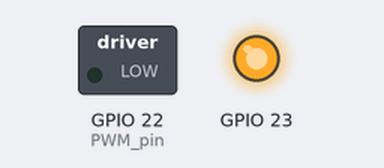
The sketch below on a simulated ESP32. Shown: switched loads named in the sketch (green lamp = pin HIGH), output pins drawn as LEDs (lit = HIGH).

Above: at 0.05 s.
At 3.85 s:
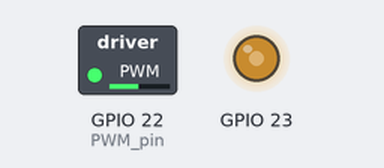
At 7.75 s:
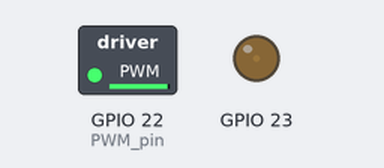
At 15.55 s:
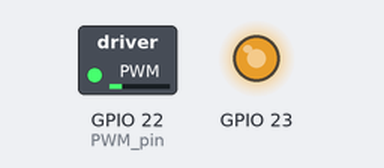
Timing chart, 0 to 23.6 s (numbered marks = the images above):
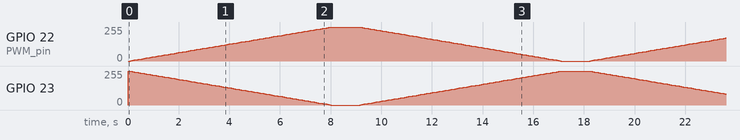

The sketch:

mcpwm_test_1.ino
```cpp
/*
 Name:		mcpwm_test_1.ino
 Created:	1/24/2021 12:21:02 PM
 Author:	Tim
*/

// the setup function runs once when you press reset or power the board
#include "PWM_Code.h"
void setup() {

}

// the loop function runs over and over again until power down or reset
void loop() {
	Main();
	return;
}
```

PWM_Code.cpp
```cpp
/*
 Name:			PWM_Code.cpp
 Created:		1/22/2021
 Last Modified:
 Author:		Tim Hachey & Jesse Federkiewicz
 Description:	Arduino first test library...
				quite the learning curve up in here
*/
#include "PWM_Code.h"
#include "driver/mcpwm.h"
#include "esp32-hal.h"
#include "HardwareSerial.h"
#include "driver/gpio.h"

// custom struct to hold several emuns that are needed for config/init/setting duty
typedef struct {
	mcpwm_unit_t unit;
	mcpwm_timer_t timer;
	mcpwm_operator_t opOut;
	mcpwm_io_signals_t signal;
	int PWM_pin;
	int encoder_pin;
}PWM_Motor_Settings;

// custom set duty function so we can pass one struct and duty
void SetDuty(PWM_Motor_Settings motor, float duty) {
	mcpwm_set_duty(motor.unit, motor.timer, motor.opOut, duty);
}

void Main() {

	// motor one PWM channel settings
	PWM_Motor_Settings m1;
	m1.unit = MCPWM_UNIT_0;   // m1 using pwm unit 0
	m1.timer = MCPWM_TIMER_0; // m1 using unit 0 timer 0
	m1.opOut = MCPWM_OPR_A;   // m1 on operator 0 output A
	m1.signal = MCPWM0A;      // sort of the same as above, needed for gpio_init
	m1.PWM_pin = 22;          // pwm for m1 on pin 22
	m1.encoder_pin = 34;

	// motor two PWM channel settings
	PWM_Motor_Settings m2;
	m2.unit = m1.unit;      // m2 shares unit with m1
	m2.timer = m1.timer;    // m2 shares timer with m1
	m2.opOut = MCPWM_OPR_B; // m2 on operator 0 output B
	m2.signal = MCPWM0B;    // needed for gpio_init
	m2.PWM_pin = 23;		// pwm for m1 on pin 22
	m2.encoder_pin = 35;

	// config for pwm unit 0 timer 0
	mcpwm_config_t pwmconf;
	pwmconf.frequency = 10000;				 // timer freq 10k
	pwmconf.duty_mode = MCPWM_DUTY_MODE_0;   // positive duty cycle
	pwmconf.counter_mode = MCPWM_UP_COUNTER; // timer up counter
	pwmconf.cmpr_a = 0;						 // initial duty of 0
	pwmconf.cmpr_b = 0;

	// init pwm module
	mcpwm_gpio_init(m1.unit, m1.signal, m1.PWM_pin);
	mcpwm_gpio_init(m2.unit, m2.signal, m2.PWM_pin);
	mcpwm_init(m1.unit, m1.timer, &pwmconf);


	// main loop
	for (;;)
	{
		// ramp rpm up
		for (int dutyCycle = 0; dutyCycle <= 100; dutyCycle++) {
			SetDuty(m1, dutyCycle);
			SetDuty(m2, 100 - dutyCycle);
			delay(80);
		}
		delay(1000);

		// rpm down
		for (int dutyCycle = 100; dutyCycle >= 0; dutyCycle--) {
			SetDuty(m1, dutyCycle);
			SetDuty(m2, 100 - dutyCycle);
			delay(80);
		}
		delay(1000);
	}
}
```

PWM_Code.h
```cpp
/*
 Name:		  PWM_Code.h
 Created:	  1/24/2021
 Author:	  Tim Hachey
 Description: first use of the mcpwm module on the esp32
*/
#ifndef _PWM_CODE_h
#define _PWM_CODE_h

void Main();

#endif
```
